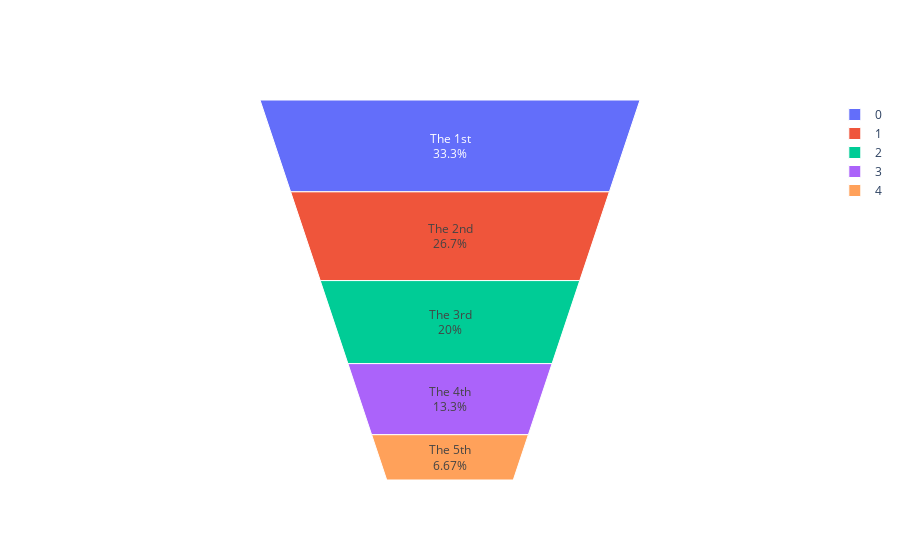

Write notebook code for a chart like this one.
### Markdown cell above
### Basic Area Funnel Plot with go.Funnelarea

### Code cell
from plotly import graph_objects as go

fig = go.Figure(go.Funnelarea(
    text = ["The 1st","The 2nd", "The 3rd", "The 4th", "The 5th"],
    values = [5, 4, 3, 2, 1]
    ))
fig.show()

### Figure 1 — Plotly figure (JSON) as saved in the notebook; plotly's stock layout.template omitted (floating-point values rounded to 4 significant figures)
{"data": [{"text": ["The 1st", "The 2nd", "The 3rd", "The 4th", "The 5th"], "type": "funnelarea", "values": [5, 4, 3, 2, 1]}], "layout": {}}
